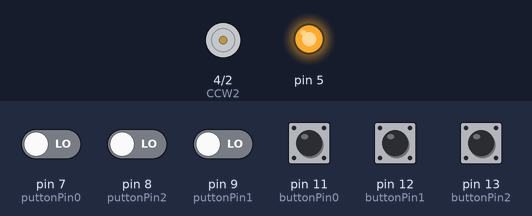
Simulated run of this sketch. Board: Arduino Uno, built with avr-gcc and run on an emulated ATmega328P. Shown: motor-driver pin pairs drawn as motors (green arrow = first pin HIGH = forward, orange = second pin HIGH = backward, longer = more drive, scaled by the enable pin), output pins drawn as LEDs (lit = HIGH). The inputs (shaded band) are chosen by the test bench; at power-on: pin 7 (puttonPin0), pin 8 (puttonPin2), pin 9 (puttonPin1), pin 11 (buttonPin0), pin 12 (buttonPin1), pin 13 (buttonPin2) LOW.

Above: at 1.2 s.
1.3 s: pin 8 (puttonPin2) driven HIGH
At 2.2 s:
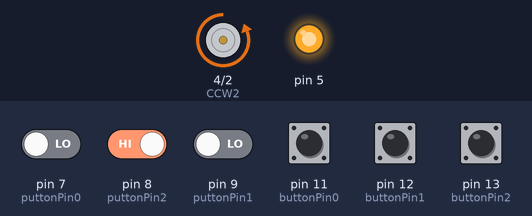
2.8 s: pin 7 (puttonPin0) driven HIGH
At 3.3 s:
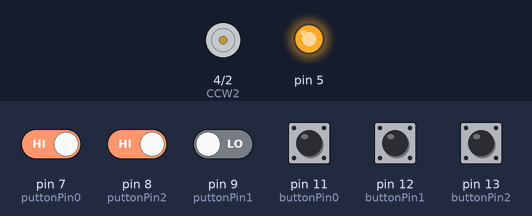
4.3 s: pin 12 (buttonPin1) pulled HIGH for 0.15 s
At 5.5 s:
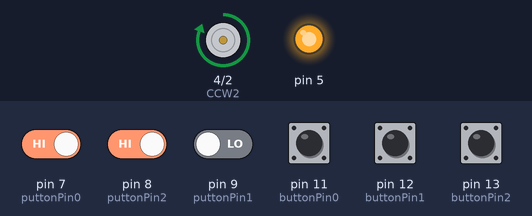
5.9 s: pin 7 (puttonPin0) driven LOW
At 6.9 s:
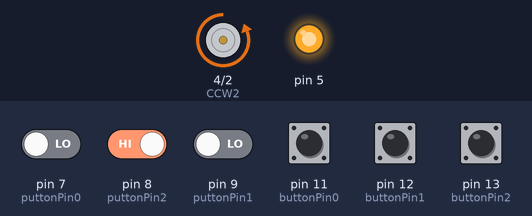
Timing chart, 0 to 8.4 s (numbered marks = the images above; inputs shaded):
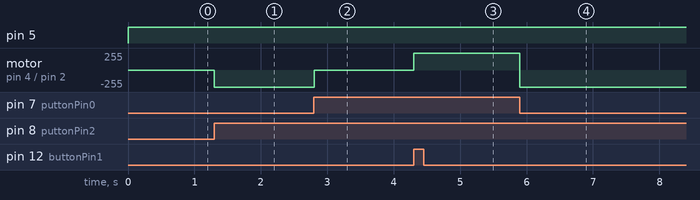

Measured:
- after the input at 1.3 s, motor on pin 4 (CCW2) / pin 2 (CW2): stopped → backward 255/255 at once
- after the input at 2.8 s, motor on pin 4 (CCW2) / pin 2 (CW2): backward 255/255 → stopped at once
- after the input at 4.3 s, motor on pin 4 (CCW2) / pin 2 (CW2): stopped → forward 255/255 at once
- after the input at 5.9 s, motor on pin 4 (CCW2) / pin 2 (CW2): forward 255/255 → backward 255/255 at once

The sketch:

Elevator.ino
```cpp
//Example_2_Blinking_with_Switch

//const int ledPin3 = 1;
/*const int ledPin2 = 4;
const int ledPin1 = 3;
const int ledPin0 = 2;*/

const int buttonPin0 = 11;
const int buttonPin1 = 12;
const int buttonPin2 = 13;
//const int buttonPin3 = 5;
const int puttonPin0 = 7;
const int puttonPin1 = 9;
const int puttonPin2 = 8;

int val0;
int val1;
int val2;
int val3;

int va0;
int va1;
int va2;

int x =0;
int y =0;
int I;

const int CW2=2;
const int PWM=3;
const int CCW2=4;
// int SPEED_Control=60;

void setup ( )

 {
  //pinMode(ledPin0, OUTPUT);
  pinMode(buttonPin0, INPUT);

  //pinMode(ledPin1, OUTPUT);
  pinMode(buttonPin1, INPUT);

  //pinMode(ledPin2, OUTPUT);
  pinMode(buttonPin2, INPUT);

  pinMode(puttonPin0, INPUT);
  pinMode(puttonPin1, INPUT);
  pinMode(puttonPin2, INPUT);

pinMode(CW2,OUTPUT);
pinMode(CCW2,OUTPUT);
pinMode(PWM,OUTPUT);
pinMode(5,OUTPUT);

 // pinMode(ledPin3, OUTPUT);
 // pinMode(buttonPin3, INPUT);

 }

void loop()

{

  val0 = digitalRead(buttonPin0);
  val1 = digitalRead(buttonPin1);
  val2 = digitalRead(buttonPin2);
 // val3 = digitalRead(buttonPin3);
  va0 = digitalRead(puttonPin0);
  va1 = digitalRead(puttonPin1);
  va2 = digitalRead(puttonPin2);

  digitalWrite(5,HIGH);
  digitalWrite(PWM,60
  );

  if (val0 == HIGH)

     {
      x=0;
      }
  else if (val1 == HIGH)

     {
      x=1;
      }

    else if (val2 == HIGH)

     {
      x=2;
      }


    else

     {
      I=0;
      }


     if (va0 == HIGH)

     {
      y=0;
      }

     else if (va1 == HIGH)

     {
      y=1;
      }

    else if (va2 == HIGH)

     {
      y=2;
      }

     else

     {
      I=0;
      }
   if(x > y)
   {
digitalWrite(CW2,LOW);
digitalWrite(CCW2,HIGH); // if ccw2 is HIGH motor rotate DWON
    }
   else if(y > x)
   {
digitalWrite(CW2,HIGH);
digitalWrite(CCW2,LOW); // if ccw2 is LOW motor rotate UP

    }
    else
    {
      digitalWrite(CW2,LOW);
      digitalWrite(CCW2,LOW);

      }


}
```
